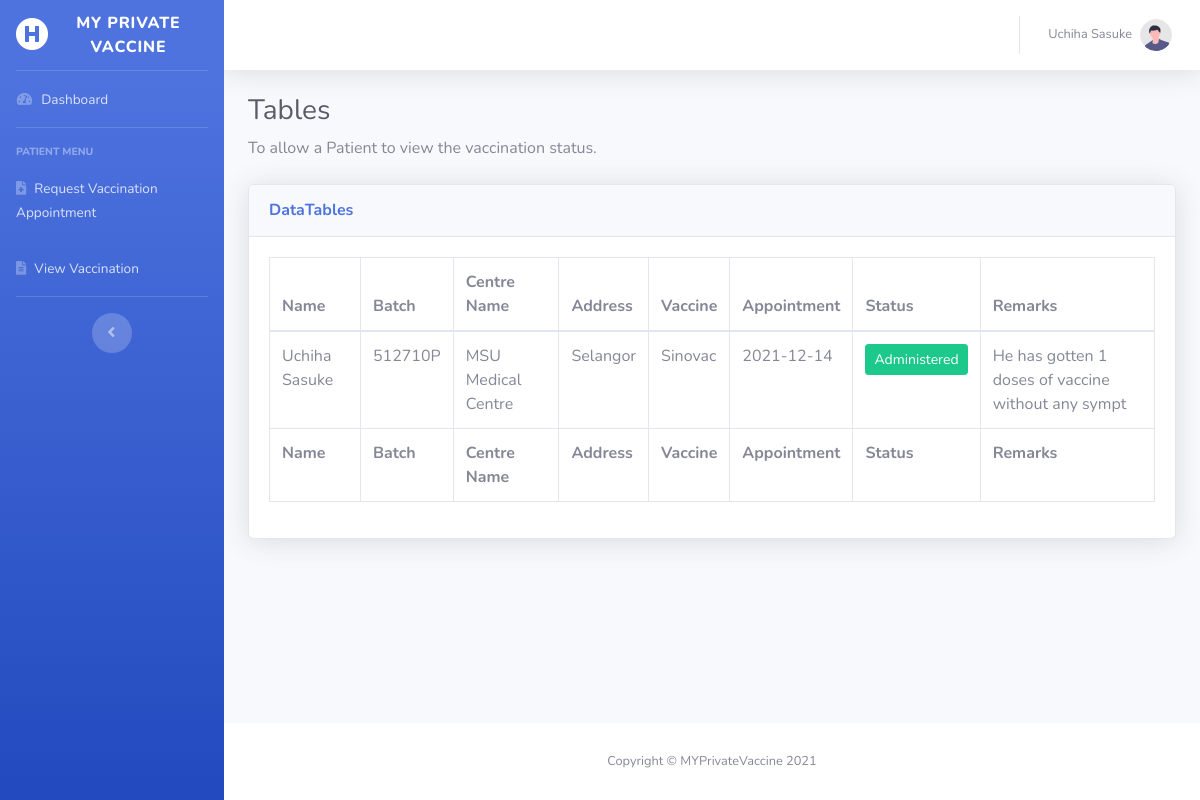
The app's page /asset/view-vaccination/view.php (signed in) with its own data.
### tables this page shows
CREATE TABLE `vaccine` (
  `vaccineID` int(5) NOT NULL,
  `manufacturer` varchar(15) NOT NULL,
  `vaccineName` varchar(15) NOT NULL
);

CREATE TABLE `vaccination` (
  `vaccinationID` int(5) NOT NULL,
  `batchNo` varchar(15) NOT NULL,
  `appointmentDate` varchar(15) NOT NULL,
  `status` enum('Pending','Confirm','Administered','Rejected') NOT NULL DEFAULT 'Pending',
  `remarks` varchar(50) DEFAULT NULL,
  `fullname` varchar(30) NOT NULL
);

CREATE TABLE `healthcarecentre` (
  `id` int(11) NOT NULL,
  `centreName` varchar(30) NOT NULL,
  `address` varchar(30) NOT NULL,
  `other` varchar(15) NOT NULL
);

### asset/view-vaccination/view.php (the view, shortened to what this page needs)
<!DOCTYPE html>
<html lang="en">
<head>
    <link href="../../vendor/fontawesome-free/css/all.min.css" rel="stylesheet" type="text/css">
    <link href="../../css/sb-admin-2.min.css" rel="stylesheet">
    <link href="../../vendor/datatables/dataTables.bootstrap4.min.css" rel="stylesheet">
</head>
<body id="page-top">
<div id="wrapper">
    <ul class="navbar-nav bg-gradient-primary sidebar sidebar-dark accordion" id="accordionSidebar">
        <a class="sidebar-brand d-flex align-items-center justify-content-center" href="home-patient.php">
            <div class="sidebar-brand-icon">
                <i class="fas fa-hospital-symbol"></i>
            </div>
            <div class="sidebar-brand-text mx-3">MY Private Vaccine</div>
        </a>
        <hr class="sidebar-divider my-0">
        <li class="nav-item">
            <a class="nav-link" href="../home-patient.php">
                <i class="fas fa-fw fa-tachometer-alt"></i>
                <span>Dashboard</span></a>
        </li>
        <hr class="sidebar-divider">
        <div class="sidebar-heading">
            Patient Menu
        </div>
        <li class="nav-item">
            <a class="nav-link" href="../request-vaccination/create.php">
                <i class="fas fa-file-medical"></i>
                <span>Request Vaccination Appointment</span></a>
        </li>
        <li class="nav-item">
            <a class="nav-link" href="view.php">
                <i class="fas fa-file-alt"></i>
                <span>View Vaccination</span></a>
        </li>
        <hr class="sidebar-divider d-none d-md-block">
        <div class="text-center d-none d-md-inline">
            <button class="rounded-circle border-0" id="sidebarToggle"></button>
        </div>
    </ul>
    <div id="content-wrapper" class="d-flex flex-column">
        <div id="content">
            <nav class="navbar navbar-expand navbar-light bg-white topbar mb-4 static-top shadow">
                <ul class="navbar-nav ml-auto">
                    <li class="nav-item dropdown no-arrow">
                        <a class="nav-link dropdown-toggle" href="#" id="userDropdown" role="button"
                           data-toggle="dropdown" aria-haspopup="true" aria-expanded="false">
                            <span class="mr-2 d-none d-lg-inline text-gray-600 small"><?php echo $_SESSION['fullname'];?></span>
                            <img class="img-profile rounded-circle"
                                 src="../../img/undraw_profile.svg">
                        </a>
                    </li>
                </ul>
            </nav>
            <div class="container-fluid">
                <h1 class="h3 mb-2 text-gray-800">Tables</h1>
                <p class="mb-4">To allow a Patient to view the vaccination status.</p>
                <div class="card shadow mb-4">
                    <div class="card-header py-3">
                        <h6 class="m-0 font-weight-bold text-primary">DataTables</h6>
                    </div>
                    <div class="card-body">
                        <div class="table-responsive">
                            <table class="table table-bordered" id="dataTable" width="100%" cellspacing="0">
                                <thead>
                                <tr>
                                    <th>Name</th>
                                    <th>Batch</th>
                                    <th>Centre Name</th>
                                    <th>Address</th>
                                    <th>Vaccine</th>
                                    <th>Appointment</th>
                                    <th>Status</th>
                                    <th>Remarks</th>
                                </tr>
                                </thead>
                                <tfoot>
                                <tr>
                                    <th>Name</th>
                                    <th>Batch</th>
                                    <th>Centre Name</th>
                                    <th>Address</th>
                                    <th>Vaccine</th>
                                    <th>Appointment</th>
                                    <th>Status</th>
                                    <th>Remarks</th>
                                </tr>
                                </tfoot>
                                <tbody>
                                <?php
                                include '../connection.php';
                                $countVaccine = mysqli_query($connect, "SELECT * FROM vaccination
                                                                                   INNER JOIN batch
                                                                                   ON vaccination.batchNo = batch.batchNo
                                                                                   WHERE status = 'Pending'
                                                                                   ");
                                $totalPending = mysqli_num_rows($countVaccine);
                                $listVaccine = mysqli_query($connect,
                                    "SELECT * FROM vaccine
                                                            INNER JOIN batch
                                                            ON batch.vaccineID = vaccine.vaccineID
                                                            INNER JOIN vaccination
                                                            ON vaccination.batchNo = batch.batchNo
                                                            INNER JOIN healthcarecentre
                                                            on healthcarecentre.centreName = batch.centreName
                                                            WHERE vaccination.fullname = '".$_SESSION['fullname']."'
                                                            ");
                                while ($row = mysqli_fetch_array($listVaccine)){
                                    ?>
                                    <tr>
                                        <td><?php echo $row['fullname']; ?></td>
                                        <td><?php echo $row['batchNo'] ?></td>
                                        <td><?php echo $row['centreName'] ?></td>
                                        <td><?php echo $row['address'] ?></td>
                                        <td><?php echo $row['vaccineName'] ?></td>
                                        <td><?php echo $row['appointmentDate'] ?></td>
                                        <?php if($totalPending){ ?>
                                            <td><p class="btn btn-warning btn-sm"><?php echo $row['status'] ?></p></td>
                                        <?php } else {?>
                                            <td><p class="btn btn-success btn-sm"><?php echo $row['status'] ?></p></td>
                                        <?php } ?>
                                        <td><?php echo $row['remarks'] ?></td>
                                    </tr>
                                <?php } ?>
                                </tbody>
                            </table>
                        </div>
                    </div>
                </div>
            </div>
        </div>
        <footer class="sticky-footer bg-white">
            <div class="container my-auto">
                <div class="copyright text-center my-auto">
                    <span>Copyright &copy; MYPrivateVaccine 2021</span>
                </div>
            </div>
        </footer>
    </div>
</div>
</body>
</html>

### records on screen
vaccine: vaccination.fullname "Uchiha Sasuke", vaccination.batchNo "512710P", healthcarecentre.centreName "MSU Medical Centre", healthcarecentre.address "Selangor", vaccineName "Sinovac", vaccination.appointmentDate "2021-12-14", vaccination.status "Administered", vaccination.remarks "He has gotten 1 doses of vaccine without any sympt"

### other values on screen
$_SESSION['fullname'] "Uchiha Sasuke"
